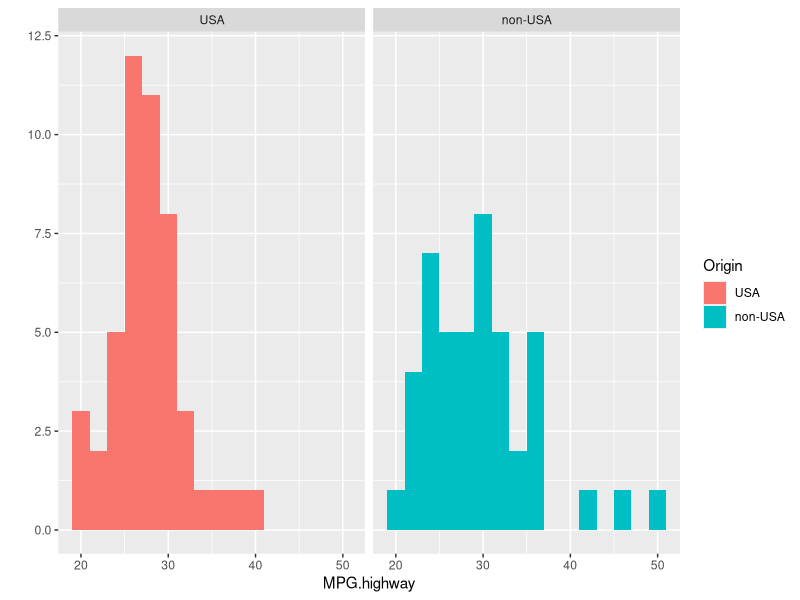
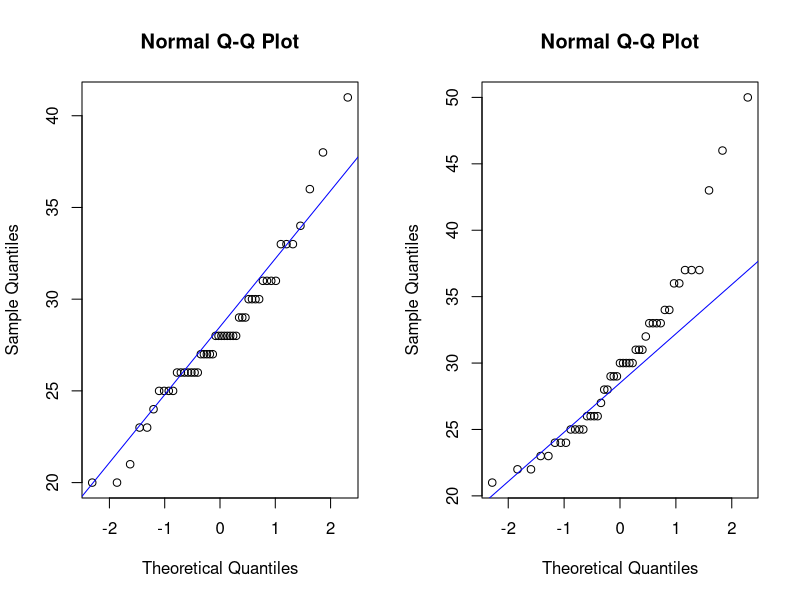

The R source for these figures, in order:
## ---- chunk 1
library(MASS)
library(plyr)
library(reshape)  # You may need to install this one first!
library(ggplot2)
## ---- chunk 2
qplot(x = MPG.highway, data = Cars93, facets = ~Origin, geom = "histogram", fill = Origin, binwidth = 2)
## ---- chunk 3
par(mfrow = c(1,2))
# USA cars
with(Cars93, qqnorm(MPG.highway[Origin == "USA"]))
with(Cars93, qqline(MPG.highway, col = "blue"))
# Foreign cars
with(Cars93, qqnorm(MPG.highway[Origin == "non-USA"]))
with(Cars93, qqline(MPG.highway, col = "blue"))
## ---- chunk 4
# Formula version
mpg.t.test <- t.test(MPG.highway ~ Origin, data = Cars93)
mpg.t.test
## ---- chunk 5
mpg.t.test <- t.test(MPG.highway ~ Origin, data = Cars93, conf.level = 0.90)
mpg.t.test
## ---- chunk 6
mpg.t.test <- t.test(MPG.highway ~ Origin, data = Cars93, conf.level = 0.70)
mpg.t.test
## ---- chunk 7
mpg.t.test$conf.int
## ---- chunk 8
mpg.wilcox.test <- wilcox.test(MPG.highway ~ Origin, data = Cars93)
mpg.wilcox.test
